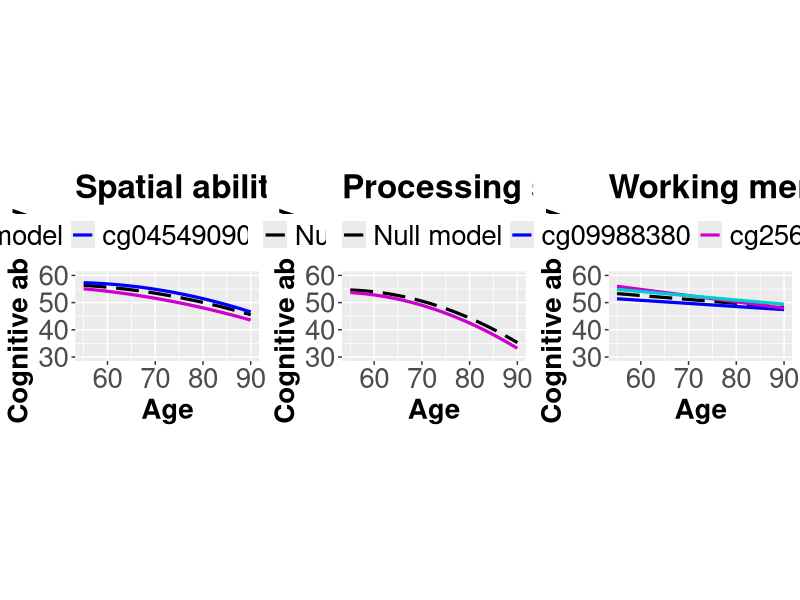

This figure's R source:
##################################################################################################################
# Name: plot_trajectories_20210122
#
# Purpose: Generate Figure 1 for MS
# Study: Cognition EWAS
#
# Created by Ida Karlsson (IK)
# Institute of Gerontology, Jönköping University &
# Department of Medical Epidemiology and Biostatistics (MEB) Karolinska Institutet
#
# Created:  20210122 by Ida Karlsson (IK) (based on script for BMI)
# Updated:	
#
##################################################################################################################
.libPaths("Z:/Programs/R/Packages")
library(ggplot2)
library(gridExtra)

age = seq(55, 90, len = 36)

growth_curve <- function(icpt, linear, quadratic){
  icpt + linear * ((age-65)/10) + quadratic * ((age-65)/10)^2
}


##### Processing speed
null_speed <- growth_curve(52.61, -3.43, -1.40)
meth_speed <- growth_curve(52.61+(-1.35), -3.43+(-0.38), -1.40+0.03)
speed <- as.data.frame(cbind(age, null_speed, meth_speed))
colnames(speed) <- c("Age", "Null", "Meth")

##### Spatial ability
null_spat <- growth_curve(54.70, -2.22, -0.58)
meth_spat1 <- growth_curve(54.70+1.37, -2.22+0.24, -0.58+(-0.15))
meth_spat2 <- growth_curve(54.70+(-1.71), -2.22+(-0.35), -0.58+0.10)
spat <- as.data.frame(cbind(age, null_spat, meth_spat1, meth_spat2))
colnames(spat) <- c("Age", "Null", "Meth1", "Meth2")

##### Working memory
null_wmem <- growth_curve(51.88, -1.44, 0)
meth_wmem1 <- growth_curve(51.88+(-1.61), -1.44+0.30, 0)
meth_wmem2 <- growth_curve(51.88+1.83, -1.44+(-0.85), 0)
meth_wmem3 <- growth_curve(51.88+1.41, -1.44+(-0.11), 0)

wmem <- as.data.frame(cbind(age, null_wmem, meth_wmem1, meth_wmem2, meth_wmem3))
colnames(wmem) <- c("Age", "Null", "Meth1", "Meth2", "Meth3")


########## Plots

##### Spatial ability
p1 <- ggplot() +
  geom_line(data=spat, aes(x=Age, y=Null, color="black"), linetype="longdash", size=1.1) +
  geom_line(data=spat, aes(x=Age, y=Meth1, color="blue"), size=1.1) +
  geom_line(data=spat, aes(x=Age, y=Meth2, color="magenta3"), size=1.1) +
  coord_cartesian(ylim = c(30, 60), xlim=c(55, 90)) +
  labs(x = "Age", y= "Cognitive ability", title = "Spatial ability") +
  theme(axis.title = element_text(size=20, face="bold"),
        axis.text = element_text(size=20),
        title = element_text(size=20, face="bold"),
        legend.title=element_text(size=20), 
        legend.text=element_text(size=20),
        legend.position="top") +
  scale_color_identity(name = "",
                       breaks = c("black", "blue", "magenta3"),
                       labels = c("Null model", "cg04549090", "cg18064256"),
                       guide = "legend")

#ggsave("P:/Dementia_IK/Cognition/EWAS/Output/Plot_spat_20200517.png",width = 10, height = 9)

##### Processing speed
p2 <- ggplot() +
  geom_line(data=speed, aes(x=Age, y=Null, color="black"), linetype="longdash", size=1.1) +
  geom_line(data=speed, aes(x=Age, y=Meth, color="magenta3"), size=1.1) +
  coord_cartesian(ylim = c(30, 60), xlim=c(55, 90)) +
  labs(x = "Age", y= "Cognitive ability", title = "Processing speed") +
  theme(axis.title = element_text(size=20, face="bold"),
        axis.text = element_text(size=20),
        title = element_text(size=20, face="bold"),
        legend.title=element_text(size=20), 
        legend.text=element_text(size=20),
        legend.position="top") +
  scale_color_identity(name = "",
                       breaks = c("black", "magenta3"),
                       labels = c("Null model", "cg18064256"),
                       guide = "legend")

#ggsave("P:/Dementia_IK/Cognition/EWAS/Output/Plot_speed_20200517.png",width = 10, height = 9)

##### Working memory
p3 <- ggplot() +
  geom_line(data=wmem, aes(x=Age, y=Null, color="black"), linetype="longdash", size=1.1) +
  geom_line(data=wmem, aes(x=Age, y=Meth1, color="blue"), size=1.1) +
  geom_line(data=wmem, aes(x=Age, y=Meth2, color="magenta3"), size=1.1) +
  geom_line(data=wmem, aes(x=Age, y=Meth3, color="cyan3"), size=1.1) +
  coord_cartesian(ylim = c(30, 60), xlim=c(55, 90)) +
  labs(x = "Age", y= "Cognitive ability", title = "Working memory") +
  theme(axis.title = element_text(size=20, face="bold"),
        axis.text = element_text(size=20),
        title = element_text(size=20, face="bold"),
        legend.title=element_text(size=20), 
        legend.text=element_text(size=20),
        legend.position="top") +
  scale_color_identity(name = "",
                       breaks = c("black", "blue", "magenta3", "cyan3"),
                       labels = c("Null model", "cg09988380", "cg25651129", "cg08011941"),
                       guide = "legend")

#ggsave("P:/Dementia_IK/Cognition/EWAS/Output/Plot_wmem_20200517.png",width = 10, height = 9)

### Combine and save
pdf(file="P:/Dementia_IK/Cognition/EWAS/Output/Figure_1.pdf",width = 25, height = 8)
plotgrid <- grid.arrange(p1, p2, p3, ncol=3, nrow=1, respect=T)
dev.off()
